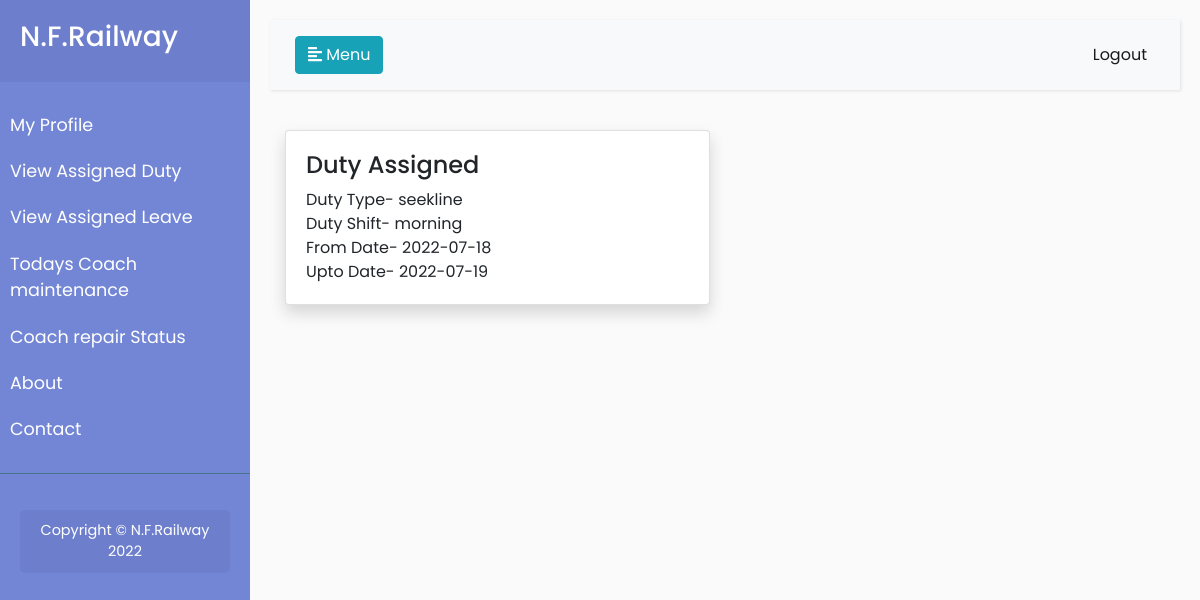
Page /employee/todays_duty.php (signed in) on the committed database.
### tables this page shows
CREATE TABLE IF NOT EXISTS `duty` (
  `id` int(100) NOT NULL AUTO_INCREMENT,
  `empid` varchar(100) NOT NULL,
  `dutytype` varchar(100) NOT NULL,
  `shift` varchar(100) NOT NULL,
  `frm` varchar(100) NOT NULL,
  `upto` varchar(100) NOT NULL,
  `adminid` varchar(100) NOT NULL,
  PRIMARY KEY (`id`),
  KEY `empid` (`empid`),
  KEY `adminid` (`adminid`)
);

### employee/todays_duty.php (the view, shortened to what this page needs)
<!DOCTYPE html>
<html lang="en">
<head>
<link rel="stylesheet" href="https://stackpath.bootstrapcdn.com/bootstrap/4.5.0/css/bootstrap.min.css">
<link rel="stylesheet" href="https://maxcdn.bootstrapcdn.com/font-awesome/4.7.0/css/font-awesome.min.css">
<link rel="stylesheet" href="css/dash_style.css">
</head>
<body>
    <?php include 'sidebar.php' ?>
			<div class="container">
            <div class="row">
                <div class="col-sm-6">
                    <div class="card shadow" style='width: 100%;'>
                        <div class="card-body">
                        <h4>Duty Assigned</h4>
                        <?php
                            $sql = "SELECT * FROM duty WHERE empid = '$_SESSION[empid]'";
                            $result = $conn->query($sql);
                            $count = mysqli_num_rows($result);
                            if($count > 0){
                                $row = mysqli_fetch_assoc($result);
                                echo "
                                    Duty Type- $row[dutytype] <br>
                                    Duty Shift- $row[shift] <br>
                                    From Date- $row[frm] <br>
                                    Upto Date- $row[upto]
                                ";
                            } else {
                                echo "No duty available.";
                            }
                        ?>
					</div>
				</div>
			</div>
		</div>
	</div>
</div>
</body>
</html>

### employee/css/dash_style.css (style rules this page uses)
body { color: #566787; background: #f5f5f5; font-family: 'Varela Round', sans-serif; font-size: 13px; }

### employee/style.css (style rules this page uses)
body { font-family: 'Poppins', sans-serif; background: #fafafa; }

### rows in the picture
duty: dutytype "seekline", shift "morning", frm "2022-07-18", upto "2022-07-19"
